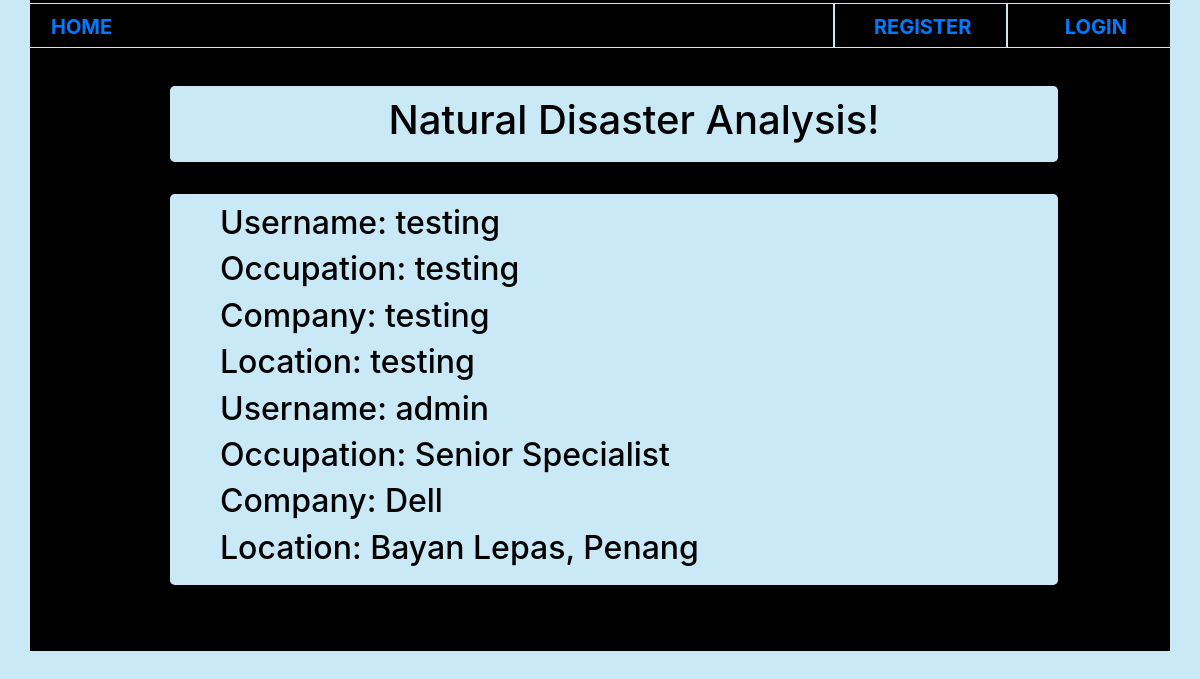
/homePage/dashboard/, run on an earlier commit of the app's database.
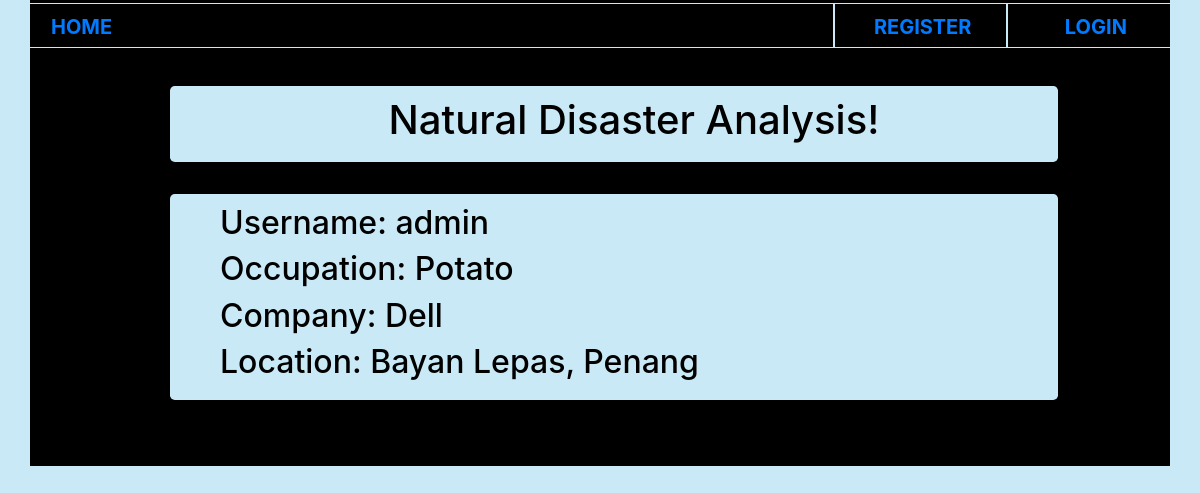
And on a later commit of the database.
### homePage/models.py (models this page shows, shortened)
class UserProfileInfo(models.Model):
    user = models.OneToOneField(User, on_delete=models.CASCADE)
    occupation = models.TextField(blank=True)
    company=models.TextField(blank=True)
    location=models.TextField(blank=True)

### homePage/views.py (the view)
def dashboard(request):
    all_users = UserProfileInfo.objects.select_related('user')
    return render(request,'homePage/dashboard.html',{'all_users':all_users})

### templates/homePage/dashboard.html
{% extends "homePage/base.html" %}
{% block body_block %}
<div class="container">
  <div class="jumbotron">
    <h1 style="text-align:center;">Natural Disaster Analysis!</h1>
  </div>
  <div class="jumbotron">
    {% if all_users %}
        {% for user in all_users %}
            <h2>Username: {{user.user.username}}</h2>
            <h2>Occupation: {{user.occupation}}</h2>
            <h2>Company: {{user.company}}</h2>
            <h2>Location: {{user.location}}</h2>
        {% endfor %}
    {% else %}
        <h2>Register or Login if you'd like to</h2>
    {% endif %}
  </div>
</div>
{% endblock %}

What changed in the data, as far as the page shows it:
removed UserProfileInfo: user.username "testing", occupation "testing", company "testing", location "testing"
changed UserProfileInfo "Dell": occupation "Senior Specialist" → "Potato"
